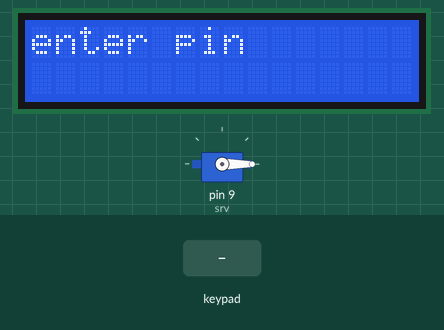
This sketch was run on a simulated Arduino Uno, built with avr-gcc and run on an emulated ATmega328P. Shown: 16×2 character LCD, servo. Inputs (shaded band) come from the test bench. What the sketch prints to the serial monitor is not drawn.

Above: at 3.3 s.
3.4 s: keypad keys 1 2 3 4 # pressed 0.4 s apart
At 6.3 s:
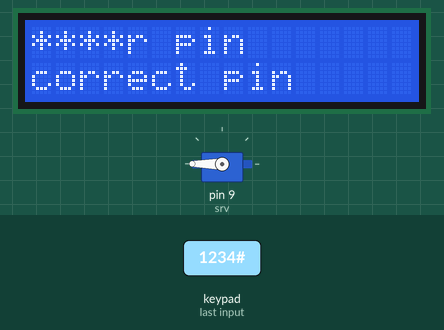
6.9 s: key '#' pressed
At 9.7 s:
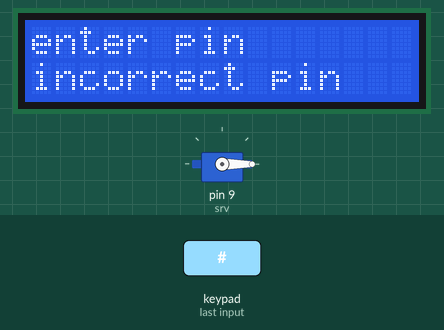
9.9 s: keypad keys 2 3 4 5 # pressed 0.4 s apart
At 12.2 s:
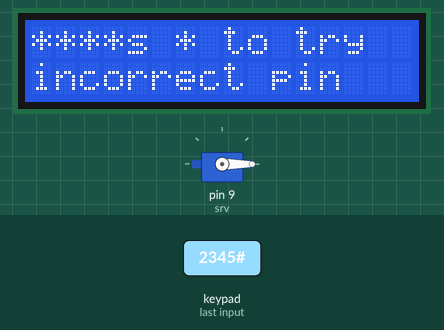
13.4 s: keypad keys 6 7 8 # pressed 0.4 s apart
At 16.1 s:
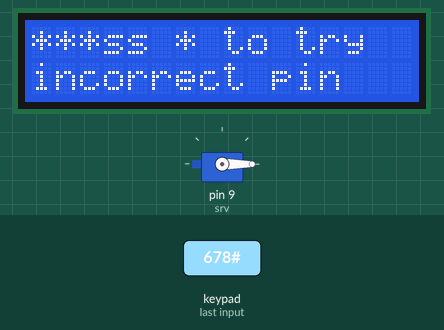
18.0 s: key '#' pressed
At 18.7 s:
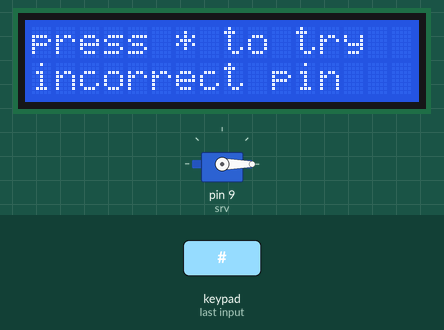
21.0 s: keypad keys 1 2 3 4 # pressed 0.4 s apart
At 23.5 s:
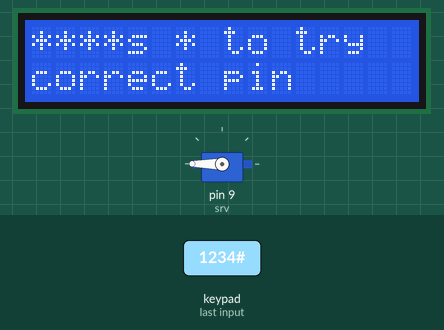
Timing chart, 0 to 28.1 s (numbered marks = the images above; inputs shaded):
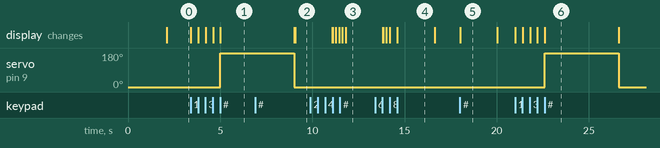

The sketch:

door_lock_code.ino
```cpp
#include <Wire.h>
#include <LiquidCrystal_I2C.h>
#include <Keypad.h>
#include <Servo.h>
const String SYSTEM_PASSWORD = "1234";

LiquidCrystal_I2C lcd(0x27, 16, 2);
Servo srv;
String pass = "";

char keys[4][3] = {{'1','2','3'}, {'4','5','6'}, {'7','8','9'}, {'*','0','#'}};
byte rPins[4] = {2, 3, 4, 5};
byte cPins[3] = {6, 7, 8};
Keypad kpd = Keypad(makeKeymap(keys), rPins, cPins, 4, 3);

void setup() {
  Serial.begin(9600);
  lcd.init();
  lcd.backlight();
  srv.attach(9);
  srv.write(0);

  // Boot Sequence
  lcd.setCursor(0, 0);
  lcd.print("Loading.......");
  lcd.setCursor(0, 1);
  lcd.print("piter did it");
  delay(2000);

  resetForNextUser();
}

void loop() {
  char Key = kpd.getKey();

  if (Key) {
    if (Key == '#') {
      if (pass == SYSTEM_PASSWORD) {
        lcd.setCursor(0, 1);
        lcd.print("correct pin   ");
        Serial.print("correct pin");
        srv.write(180);
        delay(4000);
        resetForNextUser();
      }
      else {
        lcd.setCursor(0, 1);
        lcd.print("incorrect pin ");
        Serial.print("incorrect pin");
        srv.write(0);
        delay(2000);
        lcd.clear();
        lcd.setCursor(0, 0);
        lcd.print("press * to try");
        lcd.setCursor(0, 1);
        lcd.print("again");
        pass = "";
      }
    }
    else if (Key == '*') {
      resetForNextUser();
    }
    else {
      if (pass.length() < 4) {
        pass += Key;
        lcd.setCursor(pass.length() - 1, 0);
        lcd.print("*");
        Serial.println("*");
      }} }}
void resetForNextUser() {
  pass = "";
  srv.write(0);
  lcd.clear();
  lcd.setCursor(0, 0);
  lcd.print("enter pin");
  Serial.print("enterpin");
}
```

Measured:
- after the input at 3.4 s, servo on pin 9 (srv): 0° → 180° after 1.6 s; the display: first changes at once (image 1 shows a later state)
- after the input at 6.9 s, the display: first differs from a run without the input after 2.2 s (image 2)
- after the input at 9.9 s, the display: first differs from a run without the input after 1.2 s (image 3 shows a later state)
- after the input at 13.4 s, the display: first differs from a run without the input after 0.45 s (image 4 shows a later state)
- after the input at 18.0 s, the display: changes at once (image 5)
- after the input at 21.0 s, servo on pin 9 (srv): 0° → 180° after 1.6 s, → 0° 4.0 s later; the display: first changes at once (image 6 shows a later state)
- what the display in image 4 shows lasts 2.0 s, from 14.6 s to 16.6 s
